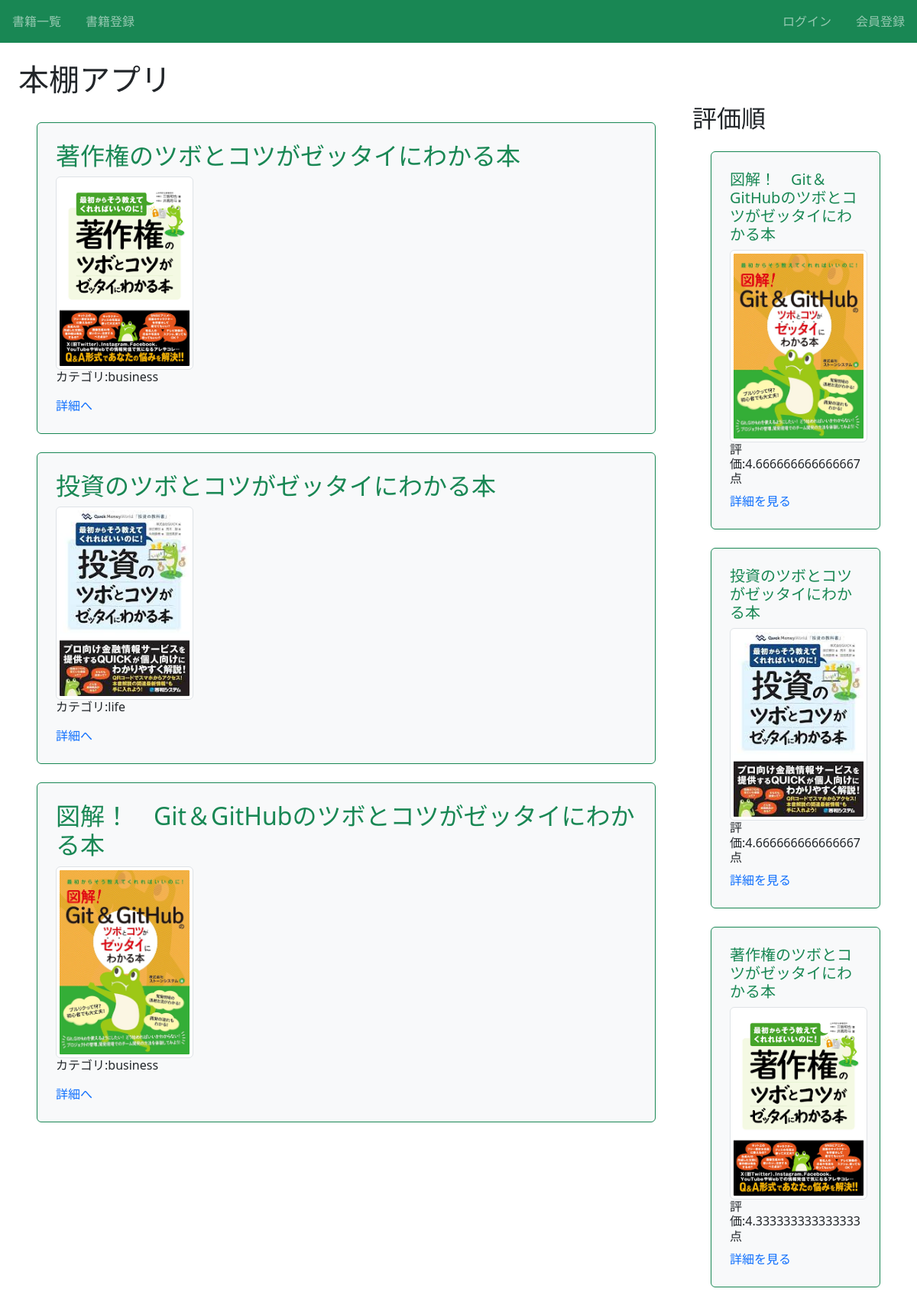
The page / on the database its author committed.
### book/models.py (models this page shows, shortened)
class Book(models.Model):
    title = models.CharField(max_length=100)
    text = models.TextField()
    thumbnail = models.ImageField(null=True, blank=True)
    category = models.CharField(max_length=100, choices=CATEGORY)
    user = models.ForeignKey("auth.User", on_delete=models.CASCADE)

### book/views.py (the view)
# urls.py: path("", views.index_view, name="index"),
def index_view(request):
    object_list = Book.objects.order_by("-id")
    ranking_list = Book.objects.annotate(avg_rating=Avg("review__rate")).order_by(
        "-avg_rating"
    )
    return render(
        request,
        "book/index.html",
        {"object_list": object_list, "ranking_list": ranking_list},
    )

### book/templates/book/index.html (shortened to what this page needs)
{% extends 'base.html' %}
{% block h1 %}本棚アプリ{% endblock %}
{% block content %}
<div class="row">
  <div class="col-9">
    {% for item in object_list %}
      <div class="p-4 m-4 bg-light border border-success rounded">
         <h2 class="text-success">{{ item.title }}</h2>
         <img src="{{ item.thumbnail.url }}" class="img-thumbnail img-fluid" style="max-width:180px;" />
         <h6>カテゴリ:{{ item.category }}</h6>
         <div class="mt-3">
            <a href="{% url 'detail-book' item.pk %}">詳細へ</a>
         </div>
      </div>
    {% endfor %}
</div>
  <div class="col-3">
   <h2>評価順</h2>
    {% for ranking_book in ranking_list %}
     <div class="p-4 m-4 bg-light border border-success rounded">
       <h3 class="text-success h5">{{ranking_book.title}}</h3>
       <img src="{{ranking_book.thumbnail.url }}" class="img-thumbnail img-fluid" style="max-width:180px;" />
       <h6>評価:{{ranking_book.avg_rating}}点</h6>
       <a href="{% url 'detail-book' ranking_book.id %}">詳細を見る</a>
     </div>
    {% endfor %}
  </div>
</div>
{% endblock content %}

### templates/base.html (shortened to what this page needs)
{% load static %}
<!doctype html>
<html lang="en">
  <head>
    <link href="https://cdn.jsdelivr.net/npm/bootstrap@5.3.0/dist/css/bootstrap.min.css" rel="stylesheet"
>
    <link rel="stylesheet" type="text/css" href="{% static 'book/css/style.css' %}">
  </head>
  <body>
    <nav class="navbar navbar-dark bg-success sticky-top">
     <div class="navbar-nav d-flex flex-row">
     <a class="nav-link mx-3" href="{% url 'list-book' %}">書籍一覧</a>
     <a class="nav-link mx-3" href="{% url 'create-book' %}">書籍登録</a>
     </div>
     <div class="navbar-nav d-flex flex-row">
      {% if request.user.is_authenticated %}
        <a class="nav-link mx-3" href="{% url 'accounts:logout' %}">ログアウト</a>
      {% else %}
        <a class="nav-link mx-3" href="{% url 'accounts:login' %}">ログイン</a>
        <a class="nav-link mx-3" href="{% url 'accounts:signup' %}">会員登録</a>
      {% endif %}
     </div>
     </nav>
     <div class='p-4'>
     <h1>{% block h1 %}{% endblock %}</h1>
    {% block content %}{% endblock content %}
  </body>
</html>

### book/static/book/css/style.css (style rules this page uses)
a { text-decoration: none; }

### rows shown on the page
Book: title "著作権のツボとコツがゼッタイにわかる本", thumbnail (picture), category "business", avg_rating "4.333333333333333"
Book: title "投資のツボとコツがゼッタイにわかる本", thumbnail (picture), category "life", avg_rating "4.666666666666667"
Book: title "図解！ Git＆GitHubのツボとコツがゼッタイにわかる本", thumbnail (picture), category "business", avg_rating "4.666666666666667"
